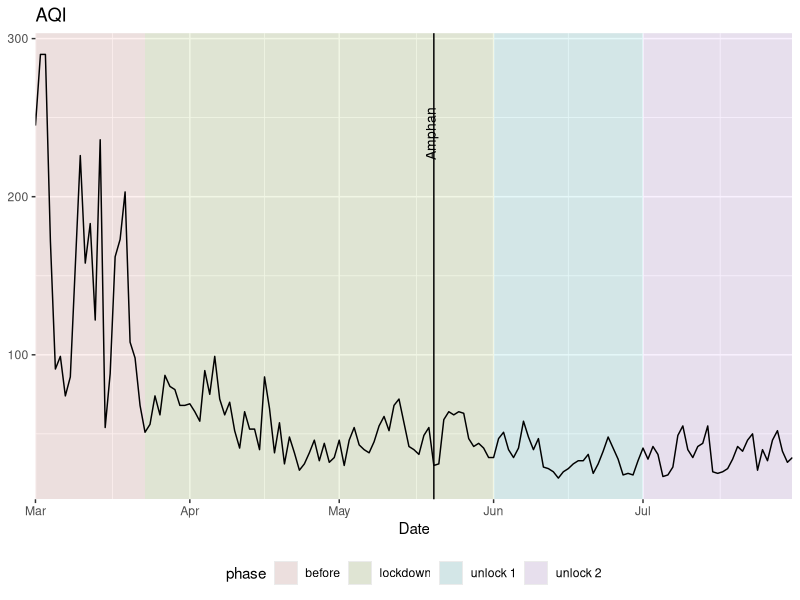
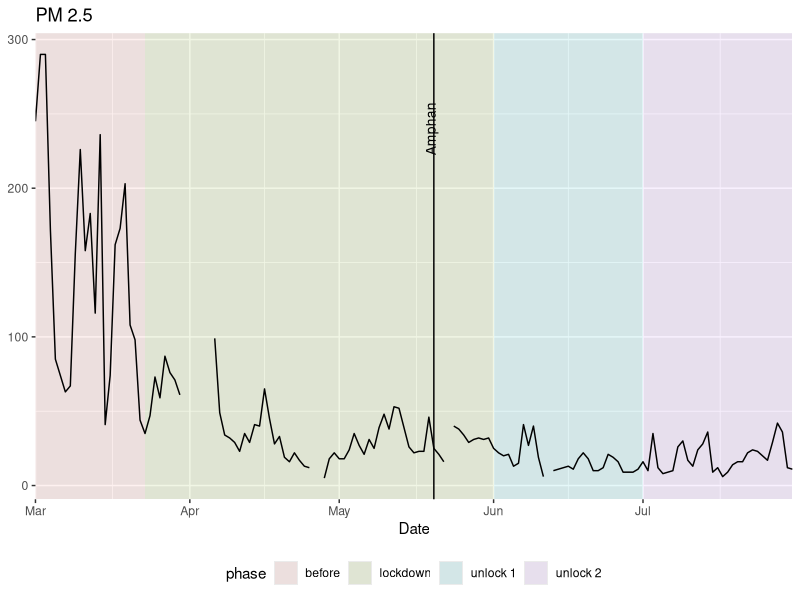
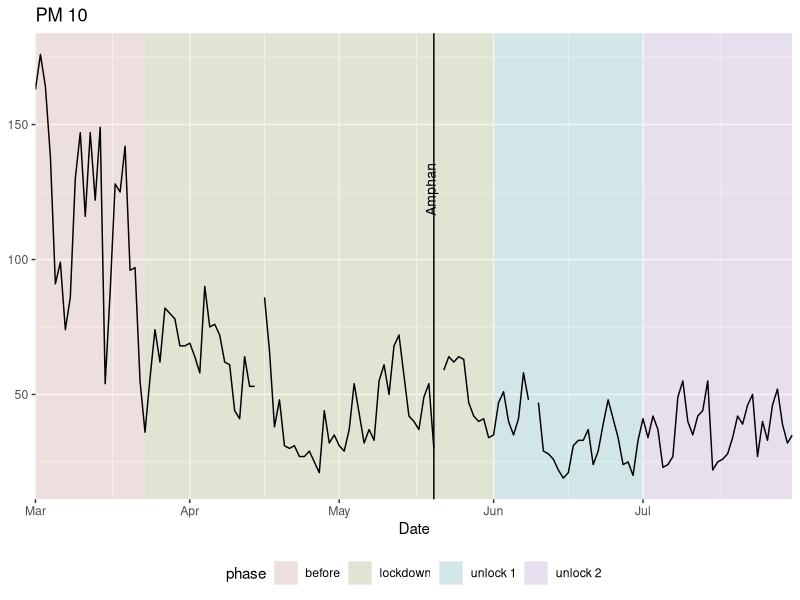
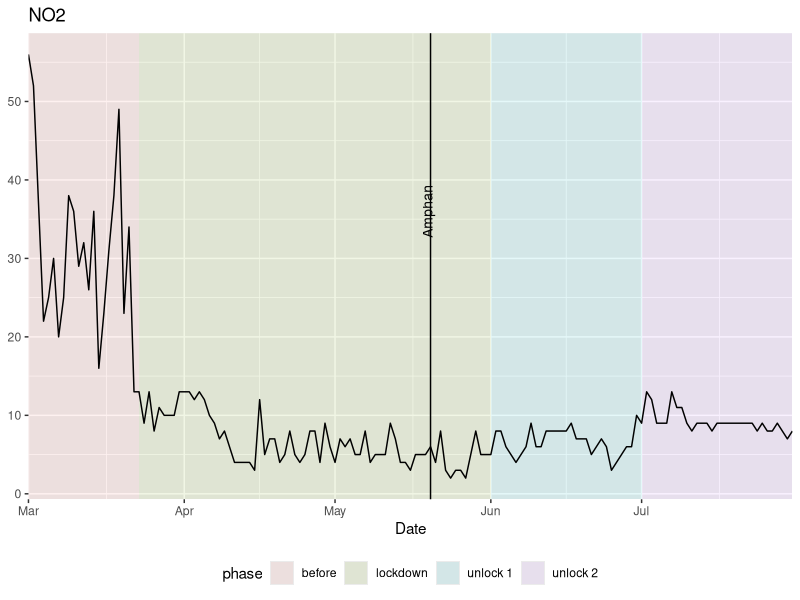
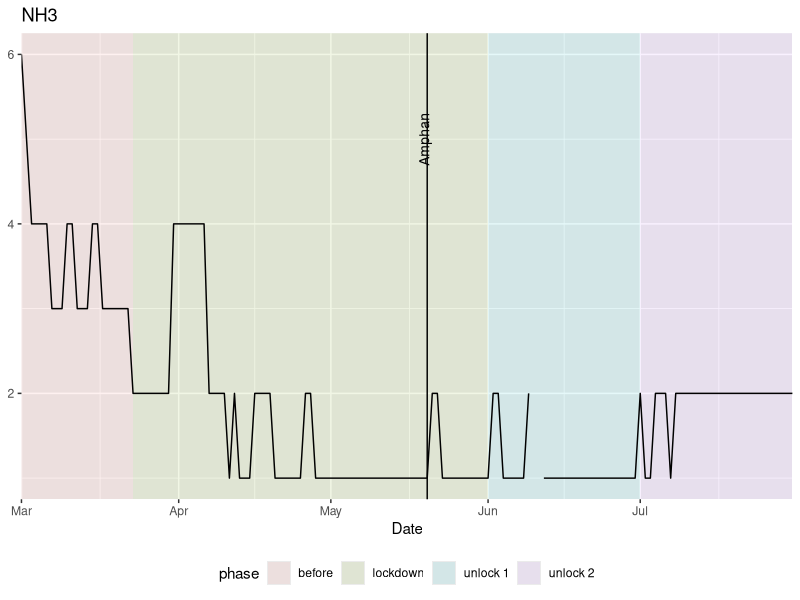
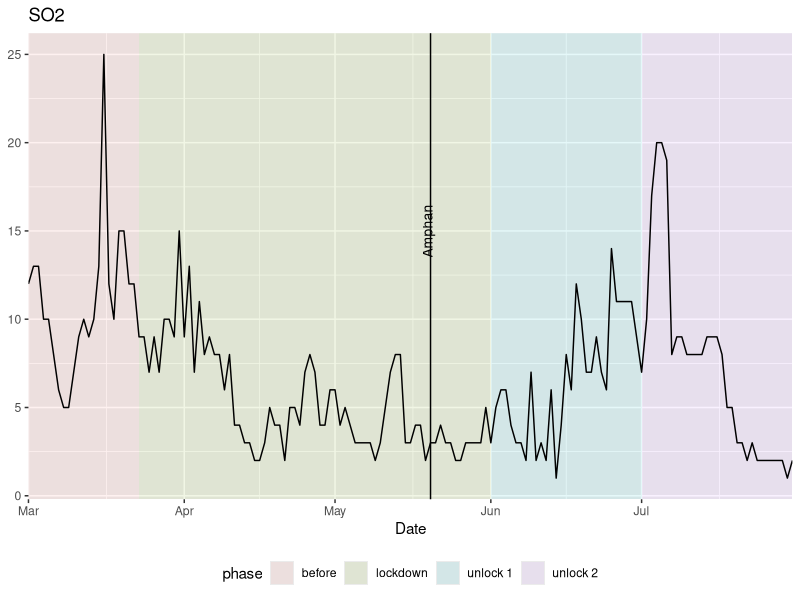
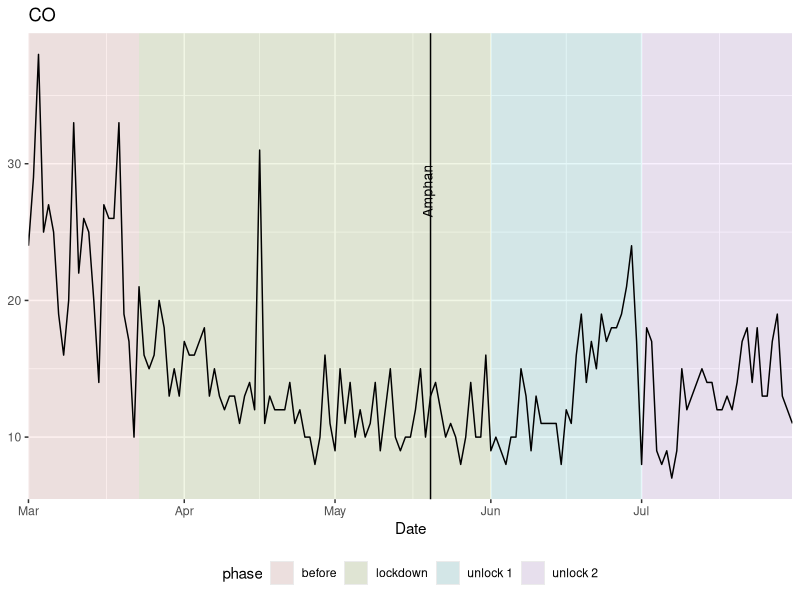
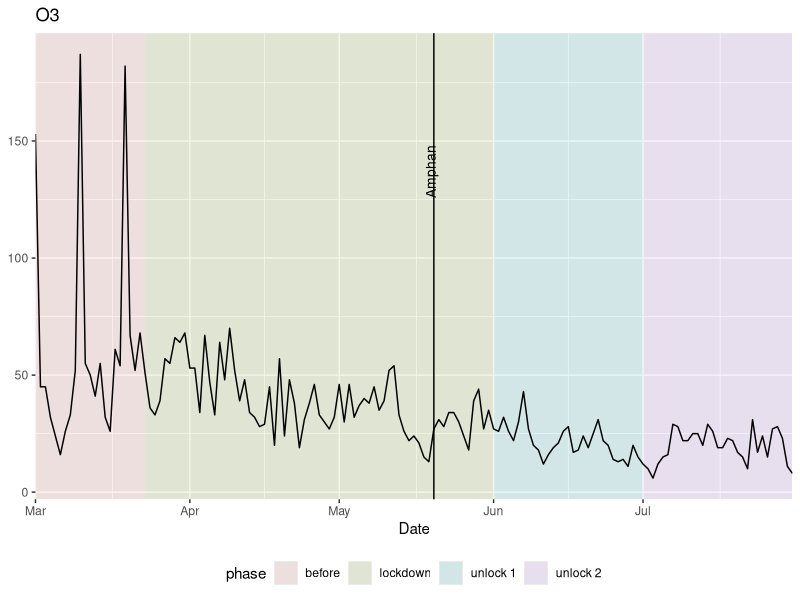

The R source for these figures, in order:
pollutants = read.csv("AQI-all.csv")
names(pollutants)
start_ts = as.Date("2020/03/01"); end_ts = as.Date("2020/07/31")
pollutants$Date = seq(start_ts,end_ts,"days")
panel_starts = as.Date(c("2020/03/01","2020/03/23","2020/06/01","2020/07/01"))
panel_ends = as.Date(c("2020/03/23","2020/06/01","2020/07/01","2020/07/31"))
rects <- data.frame(panel_starts, panel_ends, phase = c("before","lockdown","unlock 1","unlock 2"))
#rects$phase <- ifelse(rects$phase, "red","white","blue","yellow") #for manual color coding background, not tested
library(ggplot2)
base = ggplot() + 
  geom_rect(data = rects, aes(xmin = panel_starts, xmax = panel_ends, ymin = -Inf, ymax = Inf, 
                              fill = phase), alpha = 0.1)+
  theme(legend.position='bottom',axis.title.y = element_blank())+
  xlab("Date")+
  geom_vline(xintercept = as.Date("2020/05/20"))+
  scale_x_date(limits=range(pollutants$Date),expand = c(0,0))

# aqi = base +  geom_line(data = pollutants, aes(Date,AQI))
# aqi
#aqi + annotate("text", label = "Amphan", x = as.Date("2020/05/20"), y = 250,angle=90) 

base +  geom_line(data = pollutants, aes(Date,AQI)) + 
  geom_text(aes(x=as.Date("2020/05/20"), label="Amphan", y=max(pollutants$AQI,na.rm = T)-50),
            colour="black", angle=90, vjust = 0.2, size=3.5)+ggtitle("AQI")
base +  geom_line(data = pollutants, aes(Date,PM2))+ 
  geom_text(aes(x=as.Date("2020/05/20"), label="Amphan", y=max(pollutants$PM2,na.rm = T)-50),
            colour="black", angle=90, vjust = 0.2, size=3.5)+ggtitle("PM 2.5")
base +  geom_line(data = pollutants, aes(Date,PM10))+ 
  geom_text(aes(x=as.Date("2020/05/20"), label="Amphan", y=max(pollutants$PM10,na.rm = T)-50),
            colour="black", angle=90, vjust = 0.2, size=3.5)+ggtitle("PM 10")
base +  geom_line(data = pollutants, aes(Date,NO2))+ 
  geom_text(aes(x=as.Date("2020/05/20"), label="Amphan", y=max(pollutants$NO2,na.rm = T)-20),
            colour="black", angle=90, vjust = 0.2, size=3.5)+ggtitle("NO2")
base +  geom_line(data = pollutants, aes(Date,NH3))+ 
  geom_text(aes(x=as.Date("2020/05/20"), label="Amphan", y=max(pollutants$NH3,na.rm = T)-1),
            colour="black", angle=90, vjust = 0.2, size=3.5)+ggtitle("NH3")
base +  geom_line(data = pollutants, aes(Date,SO2))+ 
  geom_text(aes(x=as.Date("2020/05/20"), label="Amphan", y=max(pollutants$SO2,na.rm = T)-10),
            colour="black", angle=90, vjust = 0.2, size=3.5)+ggtitle("SO2")
base +  geom_line(data = pollutants, aes(Date,CO))+ 
  geom_text(aes(x=as.Date("2020/05/20"), label="Amphan", y=max(pollutants$CO,na.rm = T)-10),
            colour="black", angle=90, vjust = 0.2, size=3.5)+ggtitle("CO")
base +  geom_line(data = pollutants, aes(Date,OZONE))+ 
  geom_text(aes(x=as.Date("2020/05/20"), label="Amphan", y=max(pollutants$OZONE,na.rm = T)-50),
            colour="black", angle=90, vjust = 0.2, size=3.5)+ggtitle("O3")

base +  geom_line(data = pollutants, aes(Date,Precipitation),colour="red")+ 
  geom_text(aes(x=as.Date("2020/05/20"), label="Amphan", y=max(pollutants$Precipitation,na.rm = T)-50),
            colour="black", angle=90, vjust = 1.2, size=3.5)+ggtitle("Precipitation (mm.)")

base +  geom_line(data = pollutants, aes(x = Date,y = Humidity_1, color = "12AM-6AM"),size=1)+ 
  geom_line(data = pollutants, aes(x = Date,y = Humidity_2, color = "6AM-12PM"),size=1)+
  geom_line(data = pollutants, aes(x = Date,y = Humidity_3, color = "12PM-6PM"),size=1)+
  geom_line(data = pollutants, aes(x = Date,y = Humidity_4, color = "6PM-12AM"),size=1)+
  geom_text(aes(x=as.Date("2020/05/20"), label="Amphan", y=max(pollutants$Humidity_1,na.rm = T)-50),
            colour="black", angle=90, vjust = 0.2, size=3.5)+ggtitle("Humidity (%)")+
  labs(color="Time")

base +  geom_line(data = pollutants, aes(x = Date,y = Wind_1, color = "12AM-6AM"),size=1)+ 
  geom_line(data = pollutants, aes(x = Date,y = Wind_2, color = "6AM-12PM"),size=1)+
  geom_line(data = pollutants, aes(x = Date,y = Wind_3, color = "12PM-6PM"),size=1)+
  geom_line(data = pollutants, aes(x = Date,y = Wind_4, color = "6PM-12AM"),size=1)+
  geom_text(aes(x=as.Date("2020/05/20"), label="Amphan", y=max(pollutants$Wind_4,na.rm = T)-30),
            colour="black", angle=90, vjust = 1.2, size=3.5)+ggtitle("Wind Speed (kmph)")+
  labs(color="Time")

base +   geom_line(data = pollutants, aes(x = Date,y = Min_temp, color = "Min"),size=1)+
  geom_line(data = pollutants, aes(x = Date,y = Avg_temp, color = "Avg"),size=1)+
  geom_line(data = pollutants, aes(x = Date,y = Max_temp, color = "Max"),size=1)+ 
  geom_text(aes(x=as.Date("2020/05/20"), label="Amphan", y=max(pollutants$Max_temp,na.rm = T)-20),
            colour="black", angle=90, vjust = 0.2, size=3.5)+ggtitle("Temperature (degree Celcius)")+
  labs(color="Temp.")
